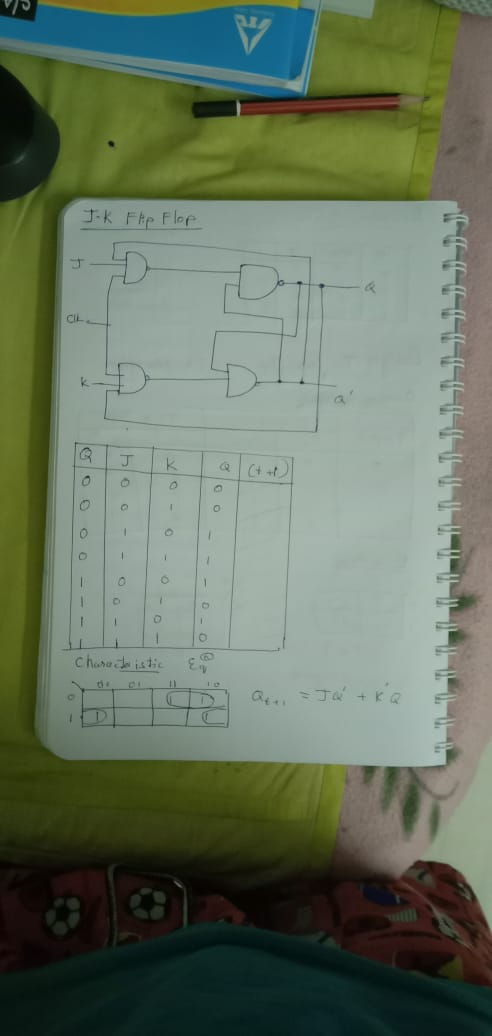
#> input picture samples/4.jpeg, 492 x 1036 px
$ python main.py
#> lines starting #> are read from the running program, lines starting #| are printed output that depends on the picture; after the words box and inside, x2 and y2 are one past the last pixel; in counts of white or black regions, pixels touching at a corner belong together
### utils.py
import numpy as np
import cv2
import sys
from skimage.exposure import rescale_intensity

np.set_printoptions(threshold=sys.maxsize)


def rectify(h):
    h = h.reshape((4, 2))
    hnew = np.zeros((4, 2), dtype=np.float32)
    add = h.sum(1)
    hnew[0] = h[np.argmin(add)]
    hnew[2] = h[np.argmax(add)]

    diff = np.diff(h, axis=1)
    hnew[1] = h[np.argmin(diff)]
    hnew[3] = h[np.argmax(diff)]

    return hnew


# [4 lines left out: function gray_thresh, not called in this run]


def enhance(image, contrast, brightness, sat):
    # Brightness and Contrasts
    image = np.clip(contrast * image + brightness, 0, 255).astype(np.uint8)

    #Intensity Rescaling
    channels = cv2.split(image)
    for i in range(3):
        channels[i] = rescale_intensity(channels[i], out_range=(0, 255))

    image = cv2.merge(channels).astype(np.uint8)

    # Saturation
    image = cv2.cvtColor(image, cv2.COLOR_BGR2HSV).astype(np.uint16)
    image[:, :, 1] += sat
    image = image.astype(np.uint8)
    image = cv2.cvtColor(image, cv2.COLOR_HSV2BGR)

    # Sharpening
    k = np.array([[0, -1, 0],
                  [-1, 5, -1],
                  [0, -1, 0]])
    image = cv2.filter2D(image, -1, k)

    return image


def resize(img, h=None, w=None):
    if h is None and w is None:
        return img

    asp = img.shape[1] / img.shape[0]
    if h is None:
        h = w / asp

    elif w is None:
        w = h * asp

    return cv2.resize(img, (round(w), round(h)))

def open_close(img, ksize):
    kernel = cv2.getStructuringElement(cv2.MORPH_RECT, ksize)
    morph = cv2.morphologyEx(img, cv2.MORPH_CLOSE, kernel)
    morph = cv2.morphologyEx(morph, cv2.MORPH_OPEN, kernel)
    return morph

### main.py
import cv2
import utils
import numpy as np
from PIL import Image, ImageEnhance

IMG_PATH = "samples/4.jpeg"
img = cv2.imread(IMG_PATH)
#> img is the input picture: shape (1036, 492, 3); mean B, G, R 95.5, 115.3, 102.1
original = img.copy()

# Preprocessing
gray_img = cv2.cvtColor(img, cv2.COLOR_BGR2GRAY)
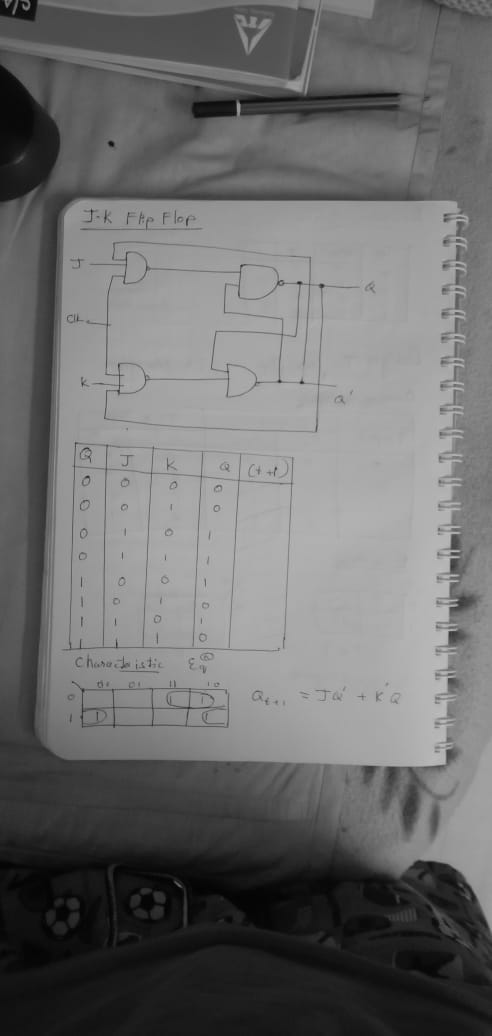
#> gray_img: shape (1036, 492); min 1, max 193, mean 109.1
blurred_img = cv2.GaussianBlur(gray_img, (5, 5), 0)

#Edged
edged_img = cv2.Canny(blurred_img, 10, 120)
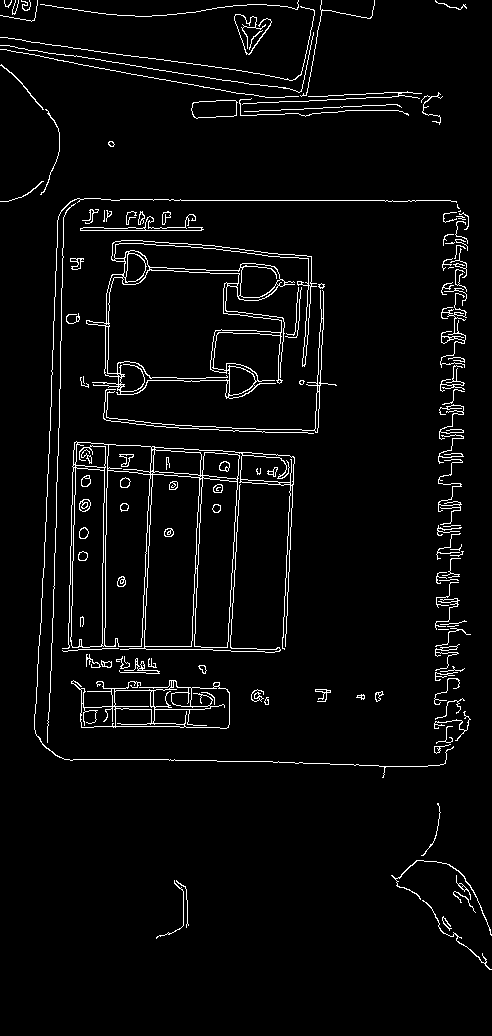
#> edged_img: shape (1036, 492); 3.8% white in thin lines or dots
original_edged = edged_img.copy()

#dialate
img_dial = cv2.dilate(edged_img, np.ones((5, 5), np.uint8), iterations=1)
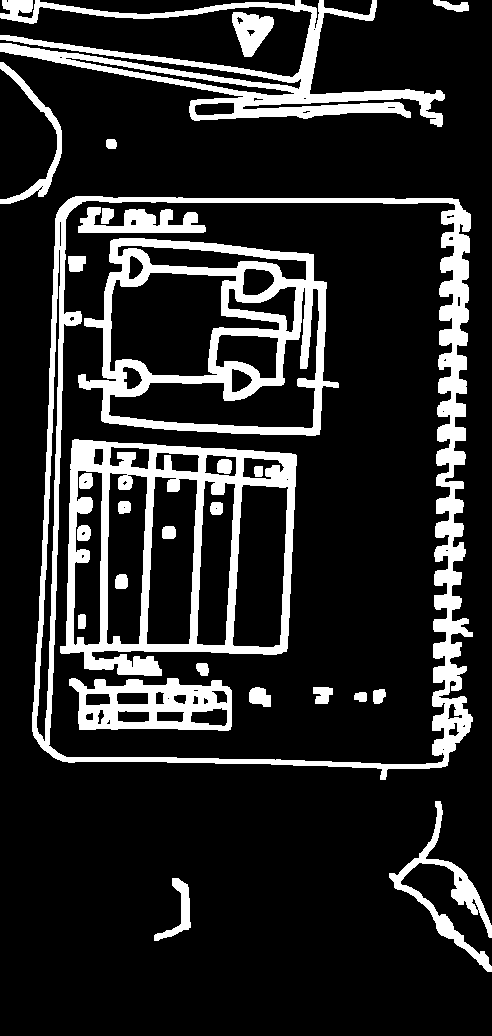
#> img_dial: shape (1036, 492); 16.4% white; 28 white regions

# Find contours
contours, _ = cv2.findContours(img_dial, cv2.RETR_LIST, cv2.CHAIN_APPROX_NONE)
#> contours = 98 contours, 25 with area under 20; largest, box (x1, y1, x2, y2) and area: (32, 196, 473, 780) 235156, (48, 200, 456, 765) 213455, (60, 439, 297, 676) 46915, (78, 238, 339, 436) 40564, (0, 0, 445, 127) 12798
contours = sorted(contours, key=cv2.contourArea, reverse=True)

for c in contours:
    p = cv2.arcLength(c, True)
    approx = cv2.approxPolyDP(c, 0.02 * p, True)

    if len(approx) == 4:
        target = approx
        break
#> this loop made 1 pass
#> (p, target) on pass 1: (2507.1, [[68, 199], [40, 746], [447, 765], [470, 214]])

approx = utils.rectify(target)
#> in rectify, `h = h.reshape((4, 2))`: h = [[68, 199], [40, 746], [447, 765], [470, 214]]
#> in rectify, `add = h.sum(1)`: add = [267, 786, 1212, 684]
#> in rectify, `diff = np.diff(h, axis=1)`: diff = [131, 706, 318, -256]
#> approx = [[68, 199], [470, 214], [447, 765], [40, 746]]
h, w = np.abs(approx[0] - approx[2])
#> h = 379; w = 566
height = 300
width = abs(w/h * height)
#> width = 448
pts2 = np.float32([[0, 0], [400, 0], [400, 400], [0, 400]])
M = cv2.getPerspectiveTransform(approx, pts2)
#> M = [[1.01, 0.0515, -78.65], [-0.0277, 0.744, -146.1], [1.63e-05, 2.44e-05, 1]]
final_image = cv2.warpPerspective(original, M, (400, 400))
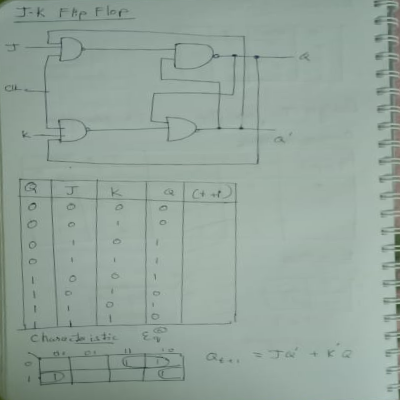
#> final_image: shape (400, 400, 3); mean B, G, R 155, 163.7, 147.5
cv2.drawContours(img, c, -1, (0, 255, 0), 5)
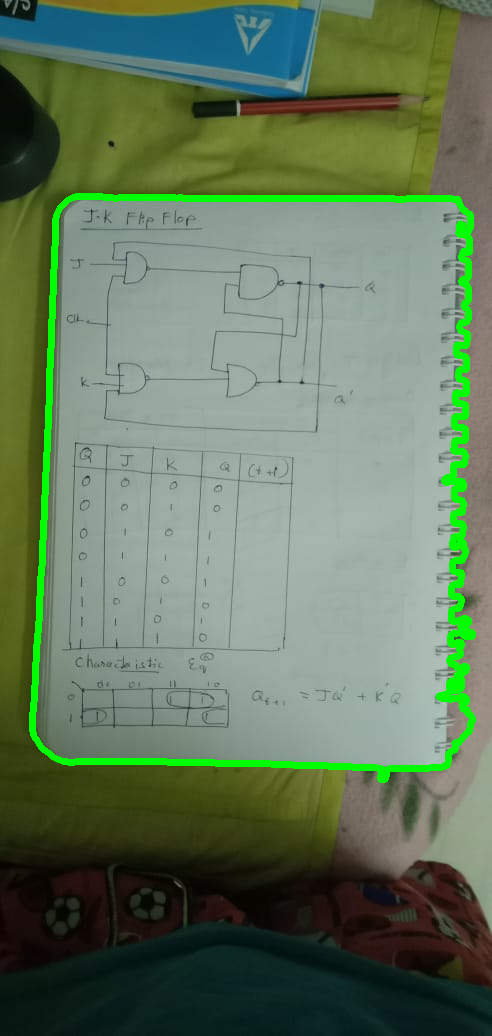
#> img: shape (1036, 492, 3); 3.21% of pixels changed, all inside (x1, y1, x2, y2) = (29, 193, 476, 783)

final_image_noise_free = cv2.fastNlMeansDenoisingColored(cv2.fastNlMeansDenoisingColored(final_image))
final_image_gray = cv2.cvtColor(final_image_noise_free, cv2.COLOR_BGR2GRAY)

#Removing Disconnectivities
morph = utils.open_close(final_image_noise_free, (1, 1))

img = utils.resize(img, 400)
#> in resize, `return cv2.resize(img, (round(w), round(h)))`:
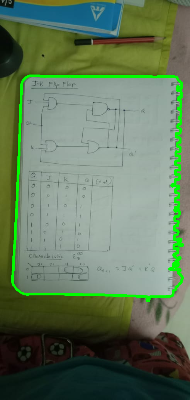
#> returned value: shape (400, 190, 3); mean of channels 0, 1, 2 93, 120.1, 98.9; drawn as B, G, R
im_output = utils.enhance(morph, 1.2, 8, 10)
#> in enhance, `image = np.clip(contrast * image + brightness, 0, 255).astype(np.uint8)`:
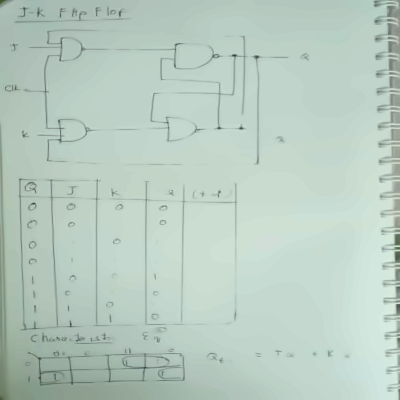
#> image: shape (400, 400, 3); mean of channels 0, 1, 2 193.6, 204, 185; drawn as B, G, R
#> (the run stopped early here; a loop or call above may not have finished)

$ run again, with samples/1.jpeg copied over samples/4.jpeg
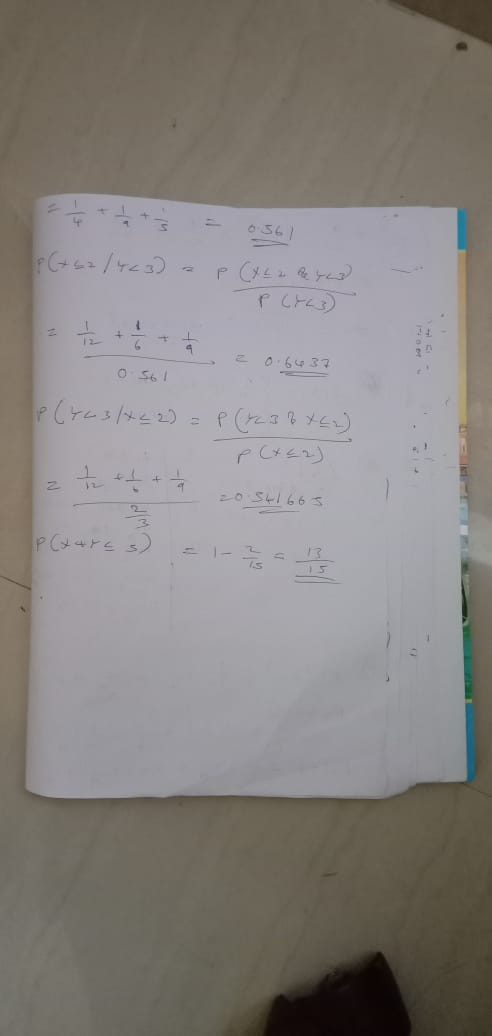
#> input picture samples/1.jpeg, 492 x 1036 px
#> img is the input picture: shape (1036, 492, 3); mean B, G, R 127.7, 130.5, 134.8
#> `edged_img = cv2.Canny(blurred_img, 10, 120)`:
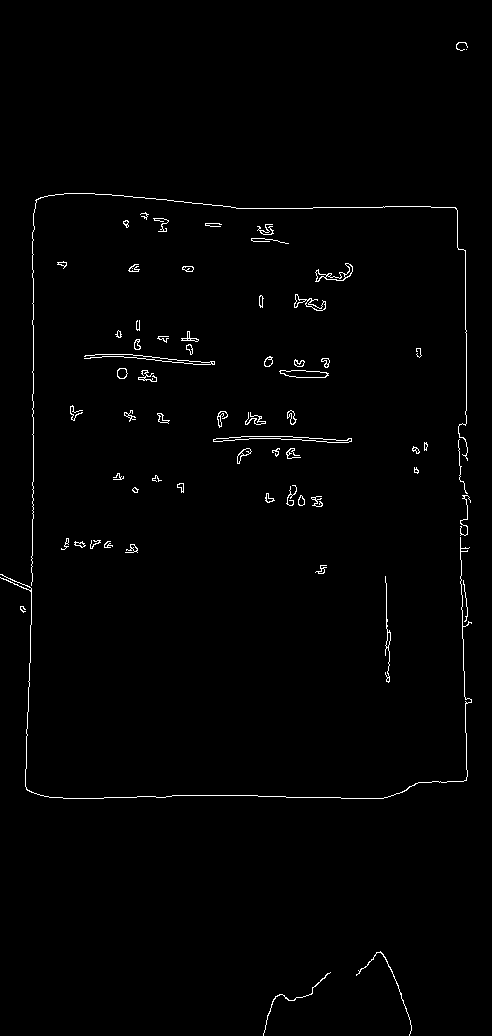
#> edged_img: shape (1036, 492); 1.1% white in thin lines or dots
#> img_dial: shape (1036, 492); 5.2% white; 49 white regions
#> contours = 59 contours, 7 with area under 20; largest, box (x1, y1, x2, y2) and area: (0, 191, 474, 801) 260892, (27, 195, 466, 797) 251136, (82, 337, 217, 367) 1047, (211, 434, 354, 445) 950, (277, 356, 332, 380) 787
#> the loop `for c in contours:` made 1 pass
#> (p, target) on pass 1: (2242.8, [[34, 197], [24, 791], [468, 782], [458, 206]])
#> in rectify, `h = h.reshape((4, 2))`: h = [[34, 197], [24, 791], [468, 782], [458, 206]]
#> add = [231, 815, 1250, 664]
#> diff = [163, 767, 314, -252]
#> `approx = utils.rectify(target)`: approx = [[34, 197], [458, 206], [468, 782], [24, 791]]
#> `h, w = np.abs(approx[0] - approx[2])`: h = 434; w = 585
#> width = 404.4
#> M = [[0.927, 0.0156, -34.61], [-0.0152, 0.715, -140.3], [-7.25e-05, 8.05e-05, 1]]
#> img: shape (1036, 492, 3); 2.95% of pixels changed, all inside (x1, y1, x2, y2) = (0, 188, 477, 804)
#> in enhance, `image = np.clip(contrast * image + brightness, 0, 255).astype(np.uint8)`:
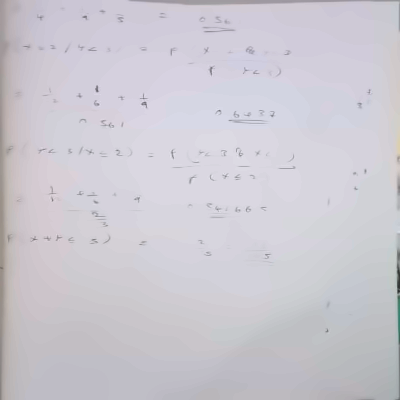
#> image: shape (400, 400, 3); mean of channels 0, 1, 2 209.2, 201, 203.7; drawn as B, G, R
